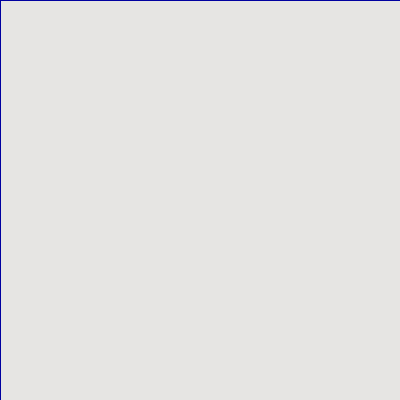
Frame 1 (no input)
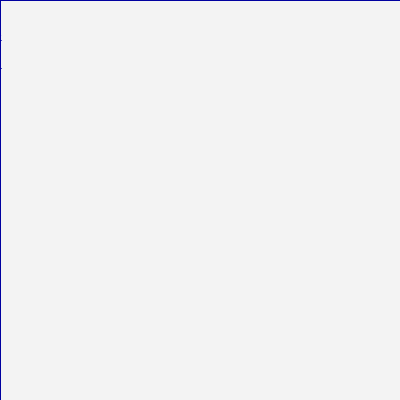
Frame 60 (the mouse pressed at the canvas centre just before this capture)
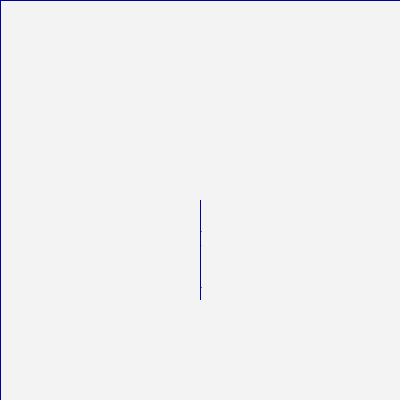
Frame 120 (the mouse held since frame 60 and released just before this capture)

The Processing sketch that drew these frames (run headless with seeded random() and noise(); from frame 60 on, the mouse is pressed at the canvas centre):

// Processing sketch: processing_110024
// ── processing_110024.pde

// this runs once when the program starts
void setup(){
  size(400, 400);
  background(#e5e4e2);
}

// this runs every time the operating
// system tells java to update the screen
void draw(){
 stroke(#0000a0);
  fill(255,10);
 rect(0,0,width,height);
  for(int i=0; i<1000; i++){
    point(mouseX + random(1), mouseY + random(100));
  }
  
}
